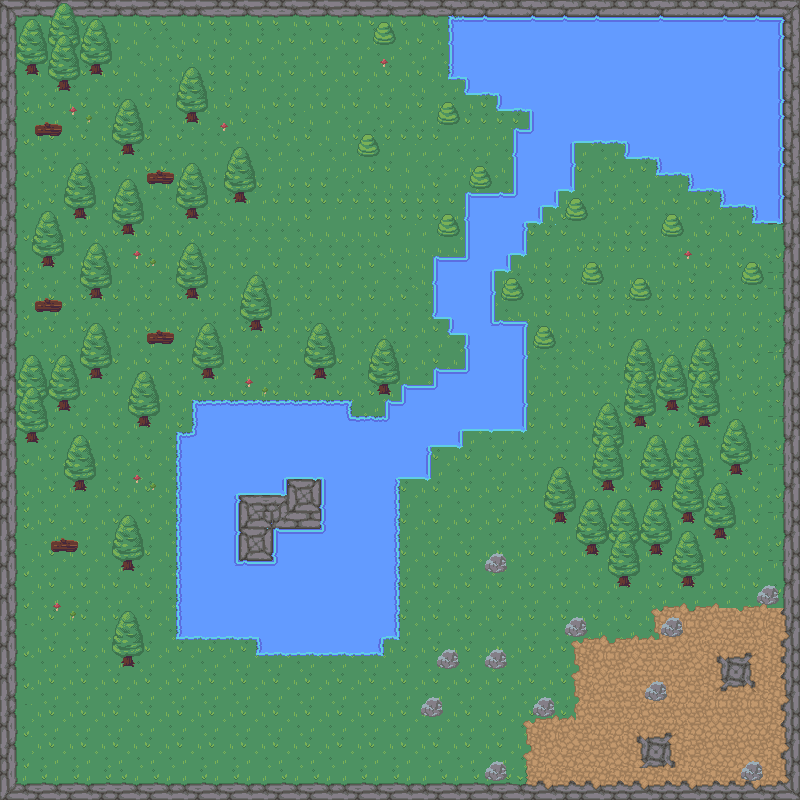

The image is a tile-based game level rendered from a .tmx file. Its description and source (layers, tilesets, objects; grid data summarised) follow:
An orthogonal 50x50 tile map with 16x16 px tiles, 5 tile layers (ground, water, dust, boarders, ...) and 96 objects (34x tree, 25x water, 12x bush, 11x rock, 5x dead_tree, ...).

<map version="1.9" tiledversion="1.9.2" orientation="orthogonal" renderorder="right-down" width="50" height="50" tilewidth="16" tileheight="16" infinite="0" nextlayerid="9" nextobjectid="227">
 <tileset firstgid="1" source="nature.tsx" />
 <layer id="1" name="ground" width="50" height="50">
  <data>[2500 cells, 2500 non-empty, 4 distinct tile ids]</data>
 </layer>
 <layer id="2" name="water" width="50" height="50">
  <data>[2500 cells, 557 non-empty, 58 distinct tile ids]</data>
 </layer>
 <layer id="3" name="dust" width="50" height="50">
  <data>[2500 cells, 243 non-empty, 63 distinct tile ids]</data>
 </layer>
 <layer id="8" name="boarders" width="50" height="50">
  <data>[2500 cells, 384 non-empty, 57 distinct tile ids]</data>
 </layer>
 <objectgroup id="4" name="objects">
  <object id="35" name="dead_tree" x="48" y="528" width="32" height="32" />
  <object id="36" name="dead_tree" x="144" y="320" width="32" height="32" />
  <object id="37" name="dead_tree" x="32" y="288" width="32" height="32" />
  <object id="39" name="dead_tree" x="144" y="160" width="32" height="32" />
  <object id="40" name="dead_tree" x="32" y="112" width="32" height="32" />
  <object id="41" name="hole" x="720" y="656" width="32" height="32" />
  <object id="44" name="hole" x="640" y="736" width="32" height="32" />
  <object id="127" name="tree" x="16" y="16" width="96" height="64" />
  <object id="128" name="tree" x="48" y="0" width="32" height="96" />
  <object id="130" name="tree" x="176" y="64" width="32" height="64" />
  <object id="131" name="tree" x="112" y="96" width="32" height="64" />
  <object id="132" name="tree" x="224" y="144" width="32" height="64" />
  <object id="133" name="tree" x="176" y="160" width="32" height="64" />
  <object id="136" name="tree" x="64" y="160" width="32" height="64" />
  <object id="138" name="tree" x="32" y="208" width="32" height="64" />
  <object id="139" name="tree" x="80" y="240" width="32" height="64" />
  <object id="140" name="tree" x="112" y="176" width="32" height="64" />
  <object id="141" name="tree" x="176" y="240" width="32" height="64" />
  <object id="142" name="tree" x="80" y="320" width="32" height="64" />
  <object id="143" name="tree" x="16" y="352" width="64" height="64" />
  <object id="144" name="tree" x="16" y="416" width="32" height="32" />
  <object id="145" name="tree" x="64" y="432" width="32" height="64" />
  <object id="146" name="tree" x="128" y="368" width="32" height="64" />
  <object id="147" name="tree" x="240" y="272" width="32" height="64" />
  <object id="148" name="tree" x="192" y="320" width="32" height="64" />
  <object id="149" name="tree" x="112" y="512" width="32" height="64" />
  <object id="150" name="tree" x="112" y="608" width="32" height="64" />
  <object id="151" name="tree" x="304" y="320" width="32" height="64" />
  <object id="152" name="tree" x="368" y="336" width="32" height="64" />
  <object id="171" name="dirt" x="528" y="722.361" width="271" height="75.2778" />
  <object id="172" name="dirt" x="576" y="637.308" width="222" height="85.3846" />
  <object id="173" name="dirt" x="656" y="606.125" width="143" height="35.75" />
  <object id="175" name="tree" x="624" y="336" width="32" height="96" />
  <object id="176" name="tree" x="656" y="352" width="32" height="64" />
  <object id="177" name="tree" x="688" y="336" width="32" height="96" />
  <object id="178" name="tree" x="720" y="416" width="32" height="64" />
  <object id="179" name="tree" x="592" y="400" width="32" height="96" />
  <object id="180" name="tree" x="544" y="464" width="32" height="64" />
  <object id="185" name="tree" x="576" y="496" width="96" height="64" />
  <object id="186" name="tree" x="608" y="560" width="32" height="32" />
  <object id="187" name="tree" x="672" y="528" width="32" height="64" />
  <object id="188" name="tree" x="640" y="432" width="64" height="64" />
  <object id="189" name="tree" x="672" y="496" width="32" height="32" />
  <object id="190" name="tree" x="704" y="480" width="32" height="64" />
  <object id="194" name="bush" x="368" y="16" width="32" height="32" />
  <object id="195" name="bush" x="432" y="96" width="32" height="32" />
  <object id="198" name="bush" x="352" y="128" width="32" height="32" />
  <object id="199" name="bush" x="464" y="160" width="32" height="32" />
  <object id="200" name="bush" x="432" y="208" width="32" height="32" />
  <object id="201" name="bush" x="560" y="192" width="32" height="32" />
  <object id="202" name="bush" x="656" y="208" width="32" height="32" />
  <object id="203" name="bush" x="736" y="256" width="32" height="32" />
  <object id="204" name="bush" x="624" y="272" width="32" height="32" />
  <object id="205" name="bush" x="576" y="256" width="32" height="32" />
  <object id="206" name="bush" x="496" y="272" width="32" height="32" />
  <object id="208" name="bush" x="528" y="320" width="32" height="32" />
  <object id="209" name="rock" x="752" y="576" width="32" height="32" />
  <object id="210" name="rock" x="480" y="544" width="32" height="32" />
  <object id="211" name="rock" x="432" y="640" width="32" height="32" />
  <object id="212" name="rock" x="560" y="608" width="32" height="32" />
  <object id="213" name="rock" x="416" y="688" width="32" height="32" />
  <object id="215" name="rock" x="480" y="640" width="32" height="32" />
  <object id="216" name="rock" x="528" y="688" width="32" height="32" />
  <object id="217" name="rock" x="480" y="752" width="32" height="32" />
  <object id="218" name="rock" x="640" y="672" width="32" height="32" />
  <object id="219" name="rock" x="736" y="752" width="32" height="32" />
  <object id="220" name="rock" x="656" y="608" width="32" height="32" />
 </objectgroup>
 <objectgroup id="7" name="boarders">
  <object id="221" name="boarder" x="0" y="0" width="800" height="16" />
  <object id="222" name="boarder" x="784" y="16" width="16" height="784" />
  <object id="223" name="boarder" x="0" y="784" width="784" height="16" />
  <object id="224" name="boarder" x="0" y="16" width="16" height="768" />
 </objectgroup>
 <objectgroup id="6" name="water">
  <object id="81" name="water" x="192" y="400" width="160" height="240" />
  <object id="82" name="water" x="176" y="432" width="16" height="208" />
  <object id="83" name="water" x="352" y="416" width="48" height="224" />
  <object id="84" name="water" x="256" y="640" width="128" height="16" />
  <object id="85" name="water" x="448" y="0" width="352" height="80" />
  <object id="86" name="water" x="464" y="80" width="336" height="16" />
  <object id="87" name="water" x="496" y="96" width="304" height="16" />
  <object id="88" name="water" x="752" y="112" width="48" height="112" />
  <object id="89" name="water" x="720" y="112" width="32" height="96" />
  <object id="90" name="water" x="624" y="112" width="96" height="48" />
  <object id="91" name="water" x="656" y="160" width="64" height="16" />
  <object id="92" name="water" x="688" y="176" width="32" height="16" />
  <object id="93" name="water" x="528" y="112" width="96" height="16" />
  <object id="94" name="water" x="576" y="128" width="48" height="16" />
  <object id="96" name="water" x="512" y="128" width="64" height="64" />
  <object id="97" name="water" x="464" y="192" width="96" height="16" />
  <object id="98" name="water" x="464" y="208" width="80" height="16" />
  <object id="99" name="water" x="464" y="224" width="64" height="32" />
  <object id="100" name="water" x="432" y="256" width="80" height="16" />
  <object id="102" name="water" x="432" y="272" width="64" height="48" />
  <object id="103" name="water" x="448" y="320" width="80" height="16" />
  <object id="104" name="water" x="464" y="336" width="64" height="96" />
  </objectgroup>
 <layer id="5" name="trees&amp;rocks" width="50" height="50">
  <data>[2500 cells, 489 non-empty, 48 distinct tile ids]</data>
 </layer>
</map>
<!-- 3 of 96 objects omitted -->
